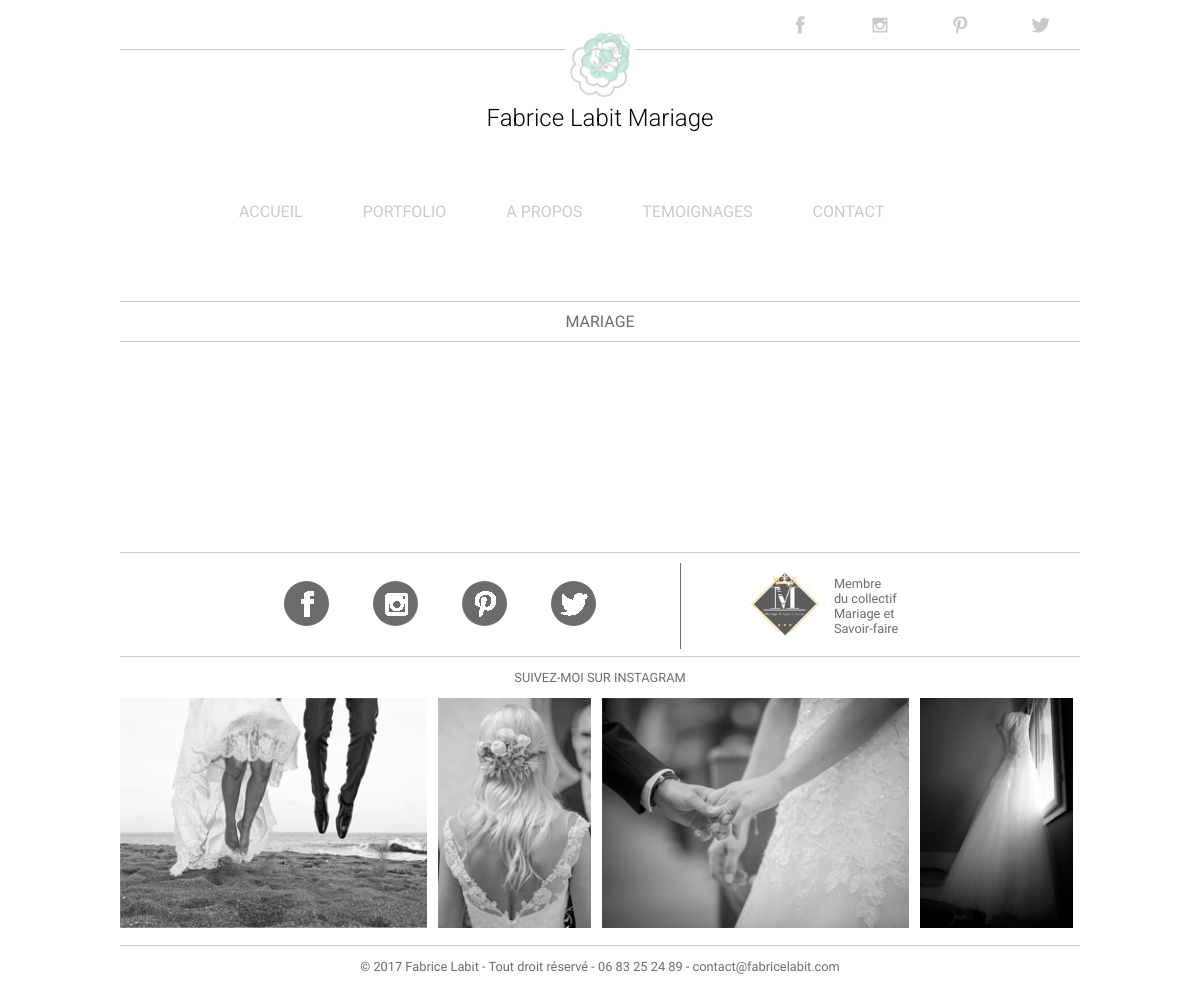
The app's page /mariage.php, older data.
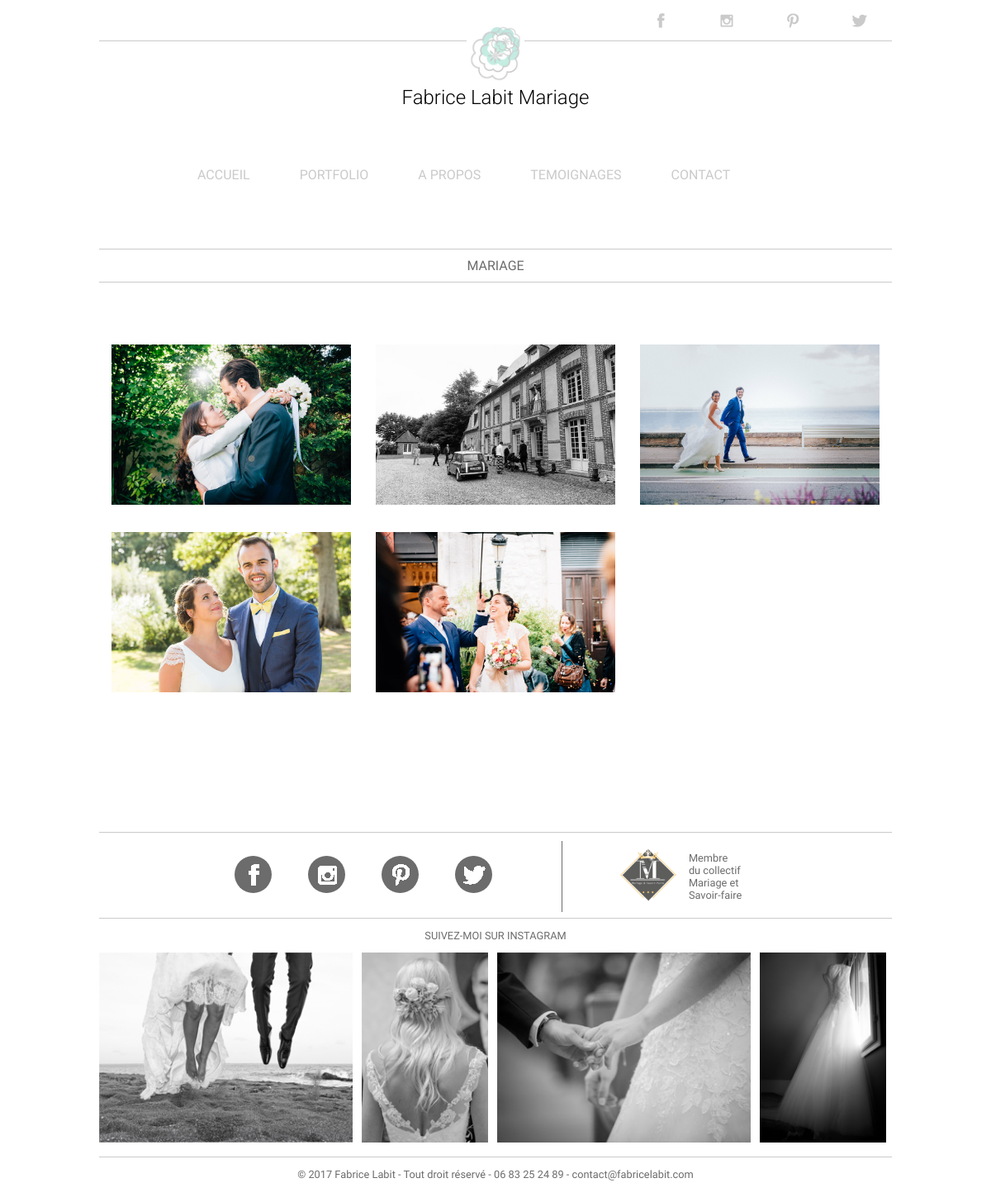
The same page, newer data.
### tables this page shows
CREATE TABLE `album` (
  `id` int(11) NOT NULL,
  `nom_album` varchar(128) NOT NULL,
  `nom_photo` varchar(128) NOT NULL,
  `date` date NOT NULL,
  `category_id` int(11) NOT NULL,
  `ordre` int(11) NOT NULL
);

### db/db_access.php (called while the page is built, shortened)
<?php
$mysqli = new mysqli(DB_HOST, DB_USERNAME, DB_PASSWORD, DB_NAME);
function get_album_by_category($category_id) {
    global $mysqli;
    $query_str = "SELECT * FROM album WHERE category_id = " . $category_id;
    $res = $mysqli->query($query_str);
    $data = array();
    if ($res && ($res->num_rows > 0)) {
        while ($photos = $res->fetch_assoc()) {
            $data[$photos['id']] = $photos;
        }
    }
    return $data;
}

### mariage.php (the view, shortened to what this page needs)
<?php
require_once 'db/db_access.php';
$album_mariage = get_album_by_category(2);
?>
<!DOCTYPE html>
<html lang="fr">
<head>
    <link rel="stylesheet" href="http://code.jquery.com/ui/1.12.1/themes/base/jquery-ui.css">
    <link rel="stylesheet" href="css/normalize.css">
    <link rel="stylesheet" href="css/porfolio.css">
    <link rel="stylesheet" href="css/main.css">
</head>
<body>
<?php
require_once 'views/header.php';
?>
<main class="wrapper" id="mariage">
    <h2>Mariage</h2>
    <div class="content"  id="ajax-content">
        <ul class="portfolio-grid">
            <?php foreach ($album_mariage as $id => $album) { ?>
                <li class="grid-item">
                    <img src="<?= IMG_PATH, $album['nom_photo'] ?>" alt="photo couple">
                </li>
            <?php } ?>
        </ul>
    </div>
</main>
<?php
require_once 'views/footer.php';
?>
</body>
</html>

### views/header.php (shortened to what this page needs)
<header class="wrapper">
    <div id="social-link-header" class="row">
        <a href="https://www.facebook.com/fabricelabitmariage/" target="_blank" class="col-1 col-s-3"><img src="images/social_facebook_gris.gif" alt="logo facebook gris"></a>
        <a href="https://www.instagram.com/fabricelabit/" target="_blank" class="col-1 col-s-3"><img src="images/social_instagram_gris.gif" alt="logo instagram gris"></a>
        <a href="https://fr.pinterest.com/fabricelabit/" target="_blank" class="col-1 col-s-3"><img src="images/social_pinterest_gris.gif" alt="logo pinterest gris"></a>
        <a href="https://twitter.com/fabricelabit" target="_blank" class="col-1 col-s-3"><img src="images/social_twitter_gris.gif" alt="logo twitter gris"></a>
    </div>
    <div id="logo-header">
        <a href="index.php"><img src="images/logo-fabrice-labit-mariage.jpg" alt="logo Fabrice Labit Mariage"></a>
        <h1>Fabrice Labit Mariage</h1>
    </div>
    <nav>
        <ul id="menu">
            <li><a href="index.php">ACCUEIL</a></li>
            <li><a href="#">PORTFOLIO</a>
            </li>
            <li><a href="apropos.php">A PROPOS</a>
            </li>
            <li><a href="temoignages.php">TEMOIGNAGES</a>
            </li>
            <li><a href="contact.php">CONTACT</a></li>
        </ul>
    </nav>
</header>

### views/footer.php (shortened to what this page needs)
<div class="spacer"></div>
<footer class="wrapper">
    <div id="social-link-footer" class="row">
        <div class="col-7 col-s-7 col-xs-8">
            <a href="https://www.facebook.com/fabricelabitmariage/" target="_blank"><img src="images/social_facebook_blanc.gif" alt="logo facebook gris"></a>
            <a href="https://www.instagram.com/fabricelabit/" target="_blank"><img src="images/social_instagram_blanc.gif" alt="logo instagram gris"></a>
            <a href="https://fr.pinterest.com/fabricelabit/" target="_blank"><img src="images/social_pinterest_blanc.gif" alt="logo pinterest gris"></a>
            <a href="https://twitter.com/fabricelabit" target="_blank"><img src="images/social_twitter_blanc.gif" alt="logo twitter gris"></a>
        </div>
        <div class="col-5 col-s-5 col-xs-4">
            <a href="http://mariageetsavoirfaire.com/" target="_blank"><img src="images/logo-mariage-savoir-faire.gif" alt="logo Mariage et Savoir-faire"></a>
            <p>Membre <br/>du collectif Mariage et Savoir-faire</p>
        </div>
    </div>
    <div id="img-footer">
        <h3>Suivez-moi sur Instagram</h3>
        <div class="row">
            <a href="https://www.instagram.com/fabricelabit/" target="_blank" class="col-4"><img src="images/img-footer-1.jpg" alt="photo mariés qui sautent sur la plage"></a><a href="https://www.instagram.com/fabricelabit/" target="_blank" class="col-2"><img src="images/img-footer-2.jpg" alt="photo mariée de dos"></a><a href="https://www.instagram.com/fabricelabit/" target="_blank" class="col-4"><img src="images/img-footer-3b.jpg" alt="photo gros plan sur les mains des mariés"></a><a href="https://www.instagram.com/fabricelabit/" target="_blank" class="col-2"><img src="images/img-footer-4.jpg" alt="photo robe de mariée suspendue"></a>
        </div>
        <p>© 2017 Fabrice Labit - Tout droit réservé - 06&nbsp;83&nbsp;25&nbsp;24&nbsp;89&nbsp;- <a href="mailto:contact@fabricelabit.com">contact@fabricelabit.com</a></p>
    </div>
</footer>

### css/porfolio.css (style rules this page uses)
.content { position: relative; width: 1140px; margin: 50px auto; }
#ajax-content { width: 100%; }
.portfolio-grid { width: 960px; position: relative; margin: 30px auto; overflow: hidden; }
li.grid-item { width: 320px; position: relative; float: left; padding: 15px; }
li.grid-item img { width: 100%; }

### css/main.css (style rules this page uses)
* { box-sizing: border-box; }
html { font-family: 'Comfortaa', cursive; font-weight: 300; font-size: 16px; }
a { text-decoration: none; }
ul { margin: 0; padding: 0; }
li { list-style-type: none; }
.wrapper { width: 960px; margin: 0 auto; }
.spacer { display: block; height: 100px; }
.col-1 { width: 8.33%; }
.col-2 { width: 16.66%; }
.col-4 { width: 33.33%; }
.col-5 { width: 41.66%; }
.col-7 { width: 58.33%; }
[class*="col-"] { float: left; }
.row:after { content: ""; clear: both; display: block; }
#social-link-header { height: 50px; border-bottom: 1px solid #cacaca; }
#social-link-header img { margin-top: 15px; }
#social-link-header a { text-align: center; }
#logo-header { text-align: center; margin: 0 auto; }
#logo-header img { width: 70px; position: relative; top: -20px; }
#logo-header h1 { font-family: 'Roboto', sans-serif; font-weight: 300; margin: 0; font-size: 1.5rem; position: relative; top: -20px; }
nav { margin: 50px auto 80px; position: relative; width: 782px; }
nav ul::after { content: ""; display: block; clear: both; }
nav ul>li { font-size: 1rem; }
nav ul li a { display: inline-block; color: #cacaca; padding: 5px 30px; text-decoration: none; width: 300px; position: relative; text-transform: uppercase; }
nav > ul > li { float: left; }
nav > ul > li > a { padding: 0 30px; width: auto; }
#apropos h2, #faq h2, #temoignages h2, #laisser-temoignage h2, #mariage h2 { text-align: center; font-size: 1rem; font-weight: 300; color: #6c6c6c; text-transform: uppercase; border-top: 1px solid #cacaca; border-bottom: 1px solid #cacaca; padding: 10px 0; margin-bottom: 60px; }
#social-link-footer { border-top: 1px solid #cacaca; border-bottom: 1px solid #cacaca; text-align: center; height: 105px; }
#social-link-footer div:first-of-type { margin-top: 28px; padding-left: 80px; }
#social-link-footer div:first-of-type a { display: inline-block; text-align: center; margin: 0 20px; width: 45px; height: 45px; border-radius: 25px; background-color: #6c6c6c; }
#social-link-footer div:first-of-type img { padding: 8px; }
#social-link-footer div { display: inline-block; vertical-align: middle; }
#social-link-footer div:last-of-type { border-left: 1px solid #6c6c6c; margin-top: 10px; padding-right: 100px; }
#social-link-footer div:last-of-type a, #social-link-footer div:last-of-type p { display: inline-block; vertical-align: middle; }
#social-link-footer div:last-of-type a { margin-right: 10px; }
#social-link-footer div:last-of-type img { width: 70px; }
#social-link-footer div:last-of-type p { width: 77px; text-align: left; color: #6c6c6c; font-size: 0.8rem; }
footer #img-footer h3 { color: #6c6c6c; font-weight: 300; text-align: center; font-size: 0.8rem; text-transform: uppercase; }
footer #img-footer img { width: 96%; }
footer #img-footer div a:nth-of-type(2) { margin: 0 4px 0 -2px; }
footer #img-footer div a:nth-of-type(3) { margin-right: -2px; }
footer #img-footer p { color: #6c6c6c; font-weight: 300; text-align: center; font-size: 0.8rem; line-height: 1.1rem; border-top: 1px solid #cacaca; padding: 12px; }
footer #img-footer p a { color: #6c6c6c; font-weight: 300; font-size: 0.8rem; }

Row changes from the older to the newer data that the page shows:
now on this page (row edited): album: nom_photo (picture)
now on this page (row edited): album: nom_photo (picture)
now on this page (row edited): album: nom_photo (picture)
now on this page (row edited): album: nom_photo (picture)
now on this page (row edited): album: nom_photo (picture)
